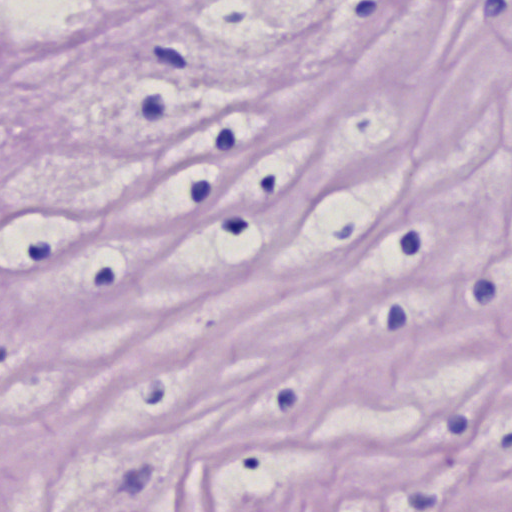
#> input picture I.png, 512 x 512 px
$ python main.py
#> lines starting #> are read from the running program, lines starting #| are printed output that depends on the picture; after the words box and inside, x2 and y2 are one past the last pixel; in counts of white or black regions, pixels touching at a corner belong together; long printed decimals are rounded
# I.png görseli RGB bir görüntüdür.
# Üzerinde koyu tonda hücreler bulunmaktadır.

# >> Görüntüdeki hücreleri  sayınız.
# >> Her hücrenin merkezini gösteren bir nokta (istediğiniz bir renkte) koyunuz.
# >> bu işlem için regionprop->center özelliğini kullanabilirsiniz.
# >> Hücrelerin tüm görsele olan oranını bulunuz.

import cv2
import numpy as np
import matplotlib.pyplot as plt
from skimage import measure, color
from skimage.measure import regionprops, label

# Resmi okuyalım
image = cv2.imread('I.png')
#> image is the input picture: shape (512, 512, 3); mean B, G, R 196.3, 173.9, 195.3

# Görüntünün yüklenip yüklenmediğini kontrol edelim
if image is None:
    raise ValueError(f"Görüntü dosyası açılamadı. Lütfen dosya yolunu kontrol edin!")

# Gri Formata dönüştürelim
# Gri formata dönüştürdüğümüz resim üzerinden hücrelerin pixel değerlerini inceleyelim
gray = cv2.cvtColor(image, cv2.COLOR_BGR2GRAY)
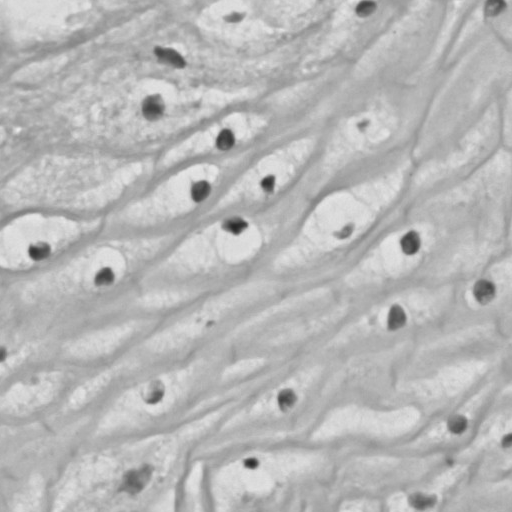
#> gray: shape (512, 512); min 37, max 236, mean 182.9

# İnceledğimiz gri formattaki resimde 127 eşik değerinin uygun olduğuna karar verildi.
_, binary_image = cv2.threshold(gray, 127, 255, cv2.THRESH_BINARY)
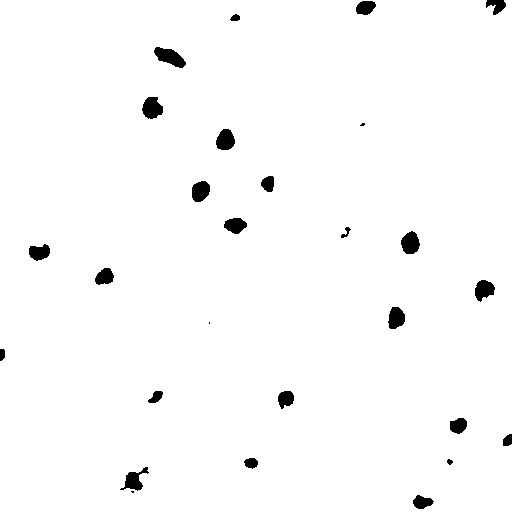
#> binary_image: shape (512, 512); 98.1% white; 27 black regions (3 under 20 px), largest, box (x1, y1, x2, y2) and area: (154, 47, 186, 68) 383, (142, 97, 163, 119) 340, (401, 231, 420, 254) 322

# 2*2 lik 1 lerden oluşan matris oluşuralım
kernel = np.ones((2, 2), np.uint8)

# 1 lerden oluşan matris erozyon işleminde siyahları belirginleştirecektir.
# İterasyon sayısının az olmasının sebebi merkezlere konulacak noktalar sapmamalıdır.
eroded_image = cv2.erode(binary_image, kernel, iterations=3)
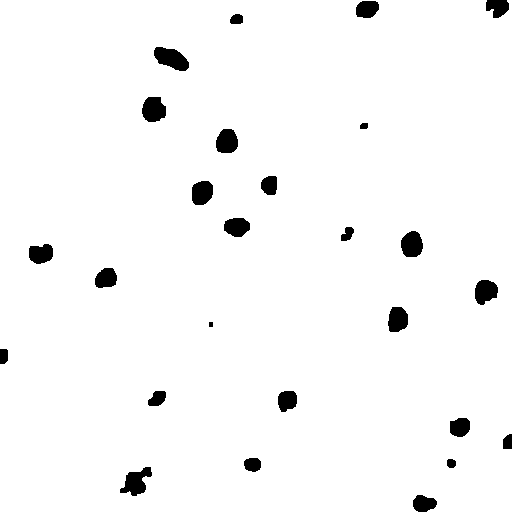
#> eroded_image: shape (512, 512); 97.1% white; 26 black regions, largest, box (x1, y1, x2, y2) and area: (154, 47, 189, 71) 551, (120, 467, 152, 496) 508, (142, 97, 166, 122) 481

# Merkezleri işaretlemek için kenarları tespit edelim
edges = cv2.Canny(eroded_image, 30, 140)
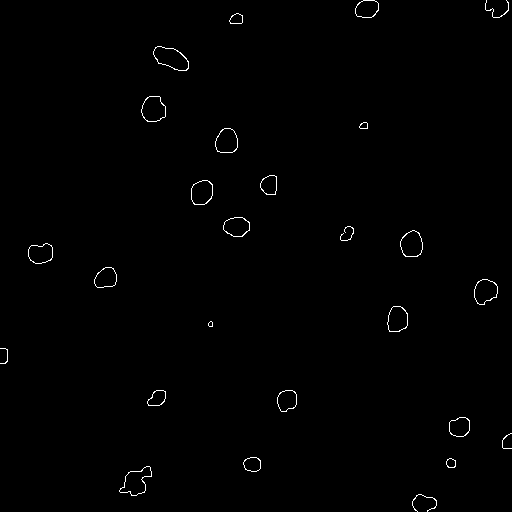
#> edges: shape (512, 512); 0.61% white in thin lines or dots

# Birleşik olan kontorler bulunur etiketlenir
labeled_image = label(edges)
#> labeled_image: shape (512, 512) int64; 27 distinct labels, from 0 to 26

# Region prop ile merkezleri bulalım
props = regionprops(labeled_image)
#> props = 26 regions; largest, box (x1, y1, x2, y2) and area: (119, 466, 152, 496) 109, (153, 46, 189, 71) 100, (141, 96, 166, 122) 82, (400, 230, 423, 257) 80, (191, 180, 213, 205) 79

# Hücre sayısını 0 dan başlatalım
i=0

# merkezleri gezelim ve noktaları koyalım
for prop in props:
    # Hücreleri sayalım
    i+=1
    center_y, center_x = prop.centroid
    cv2.circle(image, (int(center_x), int(center_y)), 3, (0, 0, 255), -1)
#> this loop made 26 passes
#> (center_y, center_x) on passes 1 to 12: (8.57, 366.8), (9.81, 496.9), (18.76, 236), (58.22, 171.5), (108.6, 153.3), (125.4, 363.5), (141, 226.3), (184.8, 269.1), (192.4, 201.9), (226.7, 236.9), (233.4, 347), (244, 411.2)
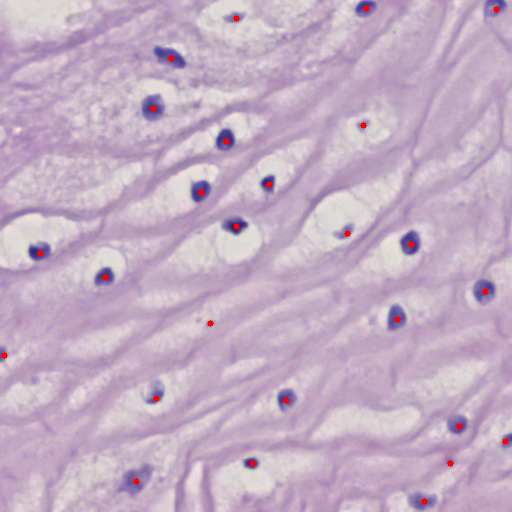
#> image: shape (512, 512, 3); 0.29% of pixels changed, all inside (x1, y1, x2, y2) = (1, 5, 509, 505)
#> after the loop, i = 26

# Hücrelerin tüm resme oranını bulalım öncelikle hücrelerin bulunduğu pixelleri sayalım
black_pixels = sum(1 for pixel in binary_image.flatten() if pixel == 0)
#> black_pixels = 4964
print(f"Hücrelerin bulunduğu pixel sayısı {black_pixels}")
#| Hücrelerin bulunduğu pixel sayısı 4964

# Toplam piksel sayısını bulalım
total_pixels = binary_image.size
#> total_pixels = 262144
print(f"Resimde bulunan pixel sayısı: {total_pixels}")
#| Resimde bulunan pixel sayısı: 262144
# Siyah piksellerin tüm resme oranını hesaplayalım
black_ratio = (black_pixels / total_pixels) * 100
#> black_ratio = 1.89
print(f"Hücrelerin tüm resme oranı : %{black_ratio}")
#| Hücrelerin tüm resme oranı : %1.894
print(f"Hücre Sayısı: {i} ")
#| Hücre Sayısı: 26


# Resimleri göstermek için subplotlar oluşturalım
fig, axes = plt.subplots(2, 3, figsize=(15, 10))

# Her bir subplota resmi ekleyelim
axes[0, 0].imshow(gray, cmap='gray')
axes[0, 0].set_title('Gray Image')

axes[0, 1].imshow(binary_image, cmap='gray')
axes[0, 1].set_title('Binary Image')

axes[0, 2].imshow(eroded_image, cmap='gray')
axes[0, 2].set_title('Eroded Image')

axes[1, 0].imshow(edges, cmap='gray')
axes[1, 0].set_title('Edges')

axes[1, 1].imshow(labeled_image, cmap='jet')  # cmap='jet' burası tam olmadı
axes[1, 1].set_title('Labeled Image')

axes[1, 2].imshow(image)
axes[1, 2].set_title('Original Image')

# Boşlukları ve ekseni kapatalım
for ax in axes.flat:
    ax.axis('off')

# Ekranda gösterelim
plt.tight_layout()
plt.show()
#> figure, not shown here; B, G, R data is drawn as R, G, B
